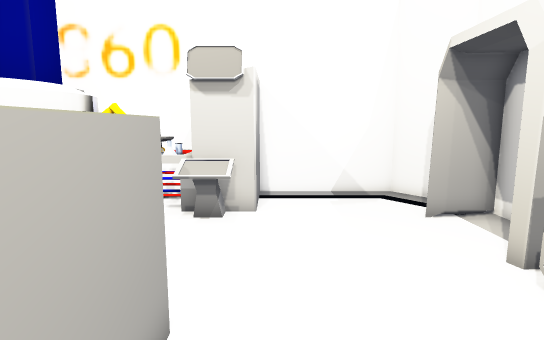
[1] (above)

13 first-person views from a walk through a scene from a Unity 3-D project. The camera is 1.4 m above the floor, tilts 8° down and sees 80° across. Doors are open. The floor is counted in squares, 0.5 m on a side. Each view is taken from the middle of a square. On the plan, view 1 faces up. The plan holds only what a view shows up to about 20 squares ahead; the rest is blank. The player character is not drawn.

[2]
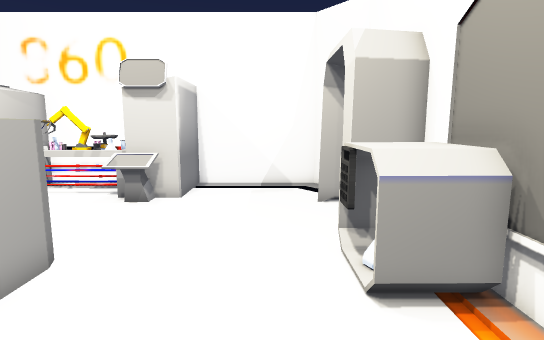

[3]
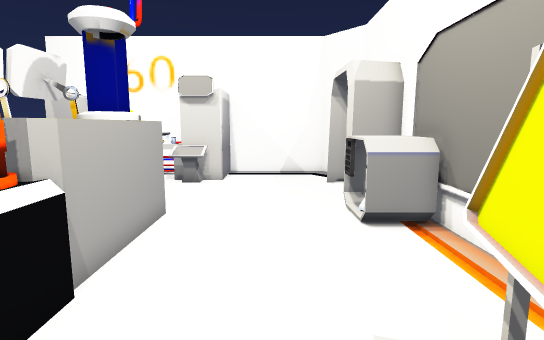

[4]
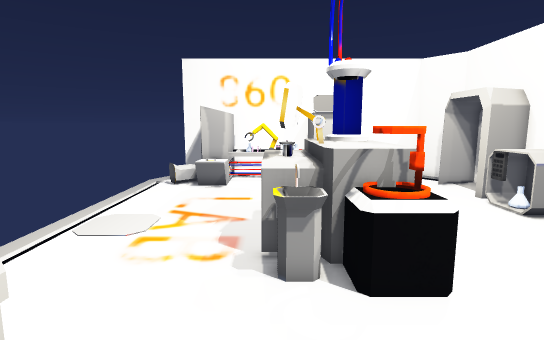

[5]
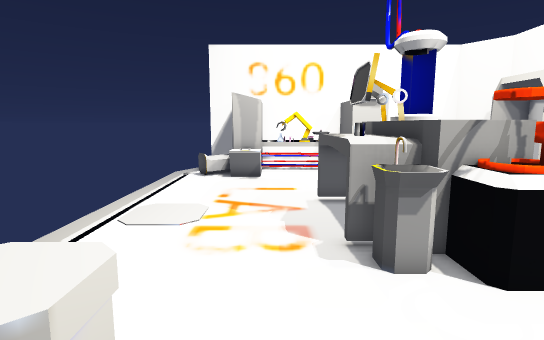

[6]
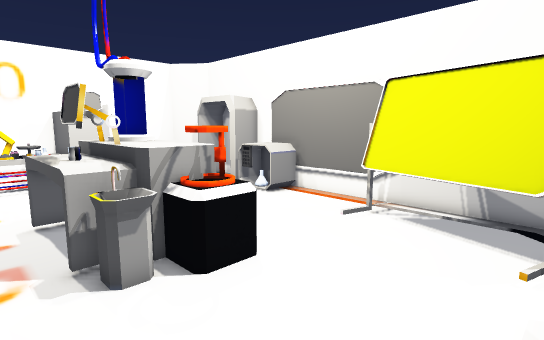

[7]
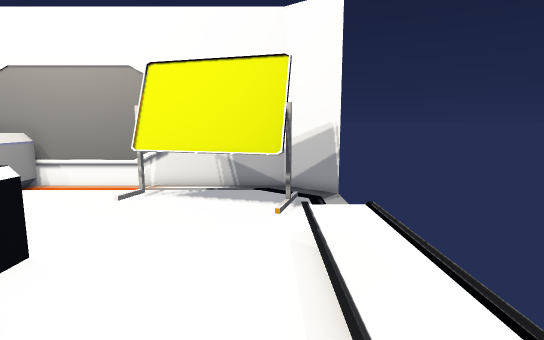

[8]
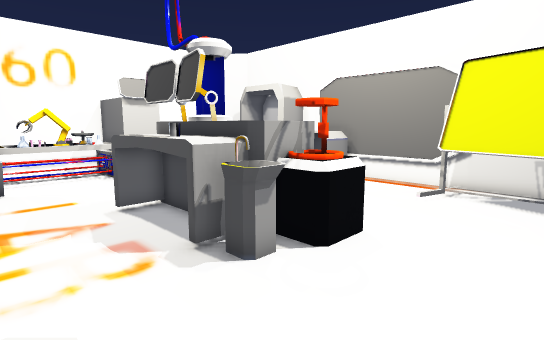

[9]
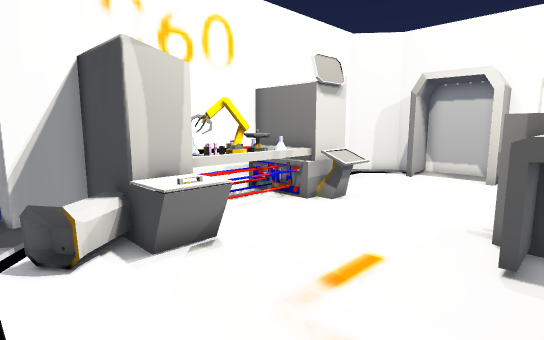

[10]
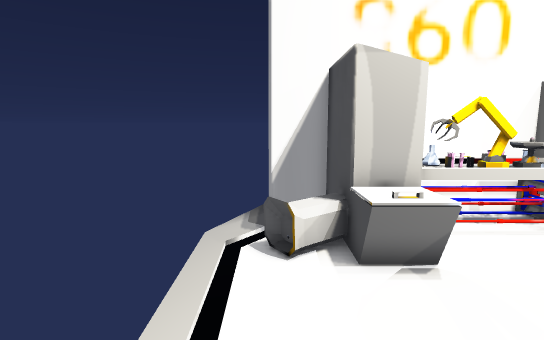

[11]
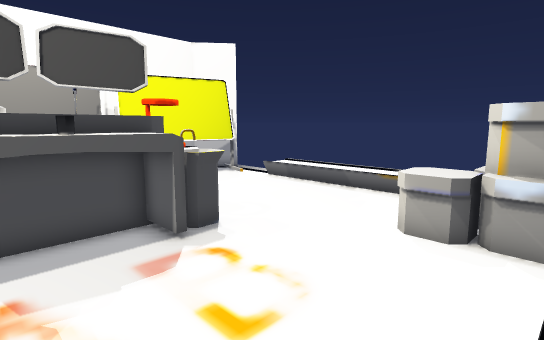

[12]
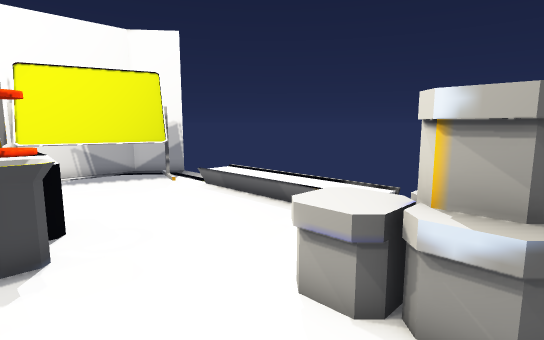

[13]
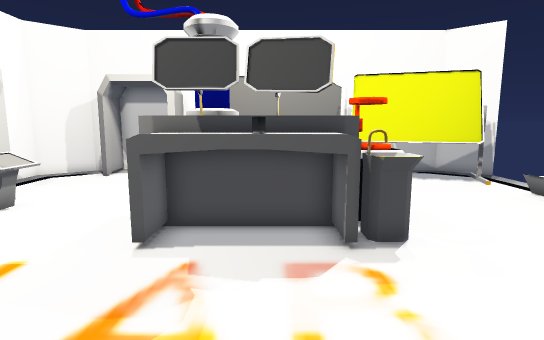

### Floor plan
Key: @ floor where view 1 was taken; # wall or solid block; x gap in a wall; . main floor; : floor 0.25 m higher than the main floor; / step, stairs or slope; D open door; = window, fence, low wall or low ledge; ^ raised ledge; B bones; O other object.
Columns run from 12 left of view 1 to 7 right of it. Each row starts with its distance up from view 1.
 14    ########
 13  ####^^^^^# #######
 12 ...##BBBB^## .....##
 11 ...##^BBB^##.......#
 10 .=O^^=...^##.....###
  9 .=.^^....^^^.....D.#
  8 .................D.#
  7 .................D.#
  6 .................###
  5 ......... #......OO#
  4 .......^=###.....OO#
  3 .......^####.....OO#
  2 .......^####...... #
  1 .......^####...... #
  0 .......#####@.....#
 -1 .......#####......#
 -2 .......=^OOO...... #
 -3 ........ OOO....#x #
 -4 ...............=#..#
 -5 ##^^...........##..#
 -6 ###^...........##..#
 -7   ^...........=#...#
 -8     ..........##...#
 -9      ////////.....##
-10      ::::::::....##
-11                  #

Positions as (right, up) in squares from view 1, and headings:
1: (0, 0), facing up
2: (3, -2), facing up
3: (2, -6), facing up
4: (-5, -9), facing up
5: (-7, -8), facing up
6: (-7, -9), facing up-right
7: (-8, -8), facing right
8: (-9, -7), facing up-right
9: (-12, 3), facing up-right
10: (-11, 3), facing up
11: (-12, 3), facing down-right
12: (-12, -1), facing down-right
13: (-12, 1), facing right
